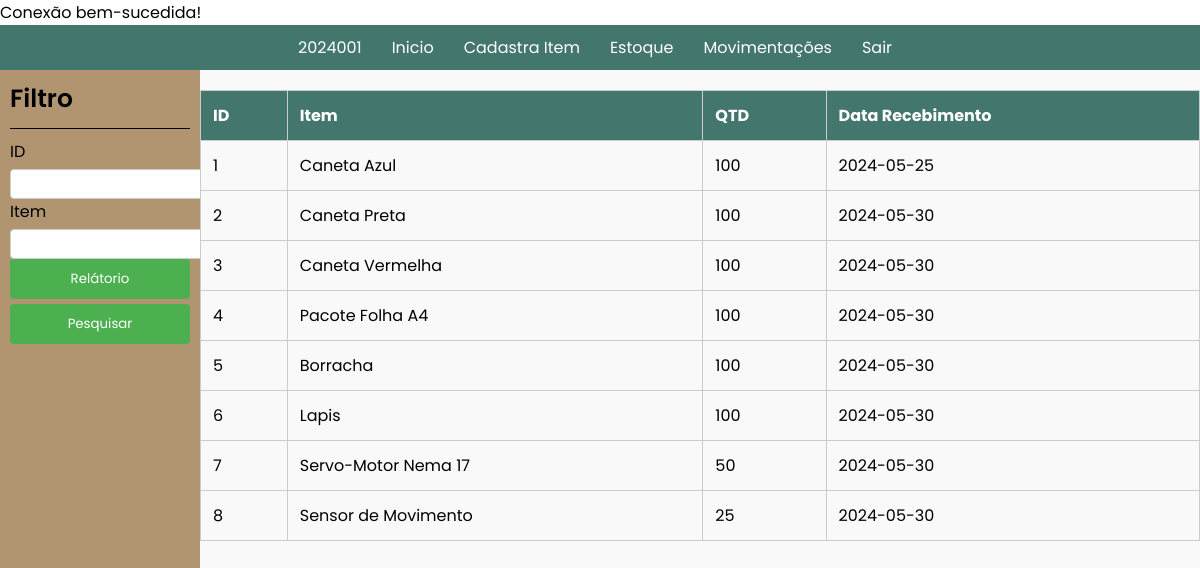
The page /09.Almox_Estoq_Item/index.php (signed in) on the database its author committed.
### tables this page shows
CREATE TABLE `item` (
  `ID_Item` int(11) NOT NULL,
  `Quantidade` int(11) DEFAULT NULL,
  `NomeItem` varchar(100) DEFAULT NULL,
  `DataRecebimento` date DEFAULT NULL
);

### 09.Almox_Estoq_Item/index.php (the view, shortened to what this page needs)
<!DOCTYPE html>
<html lang="en">
<head>
    <link rel="stylesheet" href="style.css">
    <link rel="stylesheet" href="../src/css/reset.css">
    <link rel="stylesheet" href="../src/css/font.css">
    <link rel="stylesheet" href="../src/css/printParametre.css">
</head>
<?php
$atual = $_SESSION['matricula'];
include '../src/db/db_connection.php';
?>
<body>
    <nav>
        <ul>
            <?php
            $menu_items = array(
                $atual => "ID.php",
                "Inicio" => "../06.Almox_Home/index.php",
                "Cadastra Item" => "../07.Almox_Cadastro_Item/index.php",
                "Estoque" => "../09.Almox_Estoq_Item/index.php",
                "Movimentações" => "../08.Almox_Estoq_Mov/index.php",
                "Sair" => "../00.Login/index.php"
            );
            foreach ($menu_items as $label => $url) {
                echo '<li><a href="' . $url . '">' . $label . '</a></li>';
            }
            ?>
        </ul>
    </nav>
    <div class="content">
        <div class="menuLateral">
            <h4>Filtro</h4>
            <form action="" method="get">
                <div>
                        <label for="idItem">ID</label>
                        <input type="number" name="idItem" id="idItem" value="<?php echo isset($_GET['idItem'])? $_GET['idItem']:'';?>">
                    </div>
                    <div>
                        <label for="item">Item</label>
                        <input type="text" name="item" id="item" value="<?php echo isset($_GET['item'])? $_GET['item']:'';?>">
                    </div>
                    <div class="relatorio">
                        <button type="button" onclick="imprimirRelatorio()">Relátorio</button>
                    </div>
                    <div class="pesquisa">
                        <button type="submit">Pesquisar</button>
                    </div>
                </div>
            <div class="dataGrid printableArea">
                <table>
                    <thead>
                        <tr>
                            <th>ID</th>
                            <th>Item</th>
                            <th>QTD</th>
                            <th>Data Recebimento</th>
                        </tr>
                    </thead>
                    <tbody>
                        <?php
                        $sql = "SELECT * FROM item WHERE 1=1";
                        $result = $conn->query($sql);
                        if($result->num_rows > 0){
                            while($row = $result->fetch_assoc()){
                                echo "<tr>
                                <td>{$row['ID_Item']}</td>
                                <td>{$row['NomeItem']}</td>
                                <td>{$row['Quantidade']}</td>
                                <td>{$row['DataRecebimento']}</td>
                              </tr>";
                            }
                        } else {
                            echo "<tr><td colspan='7'>Nenhum registro encontrado</td></tr>";
                        }
                        ?>
                    </tbody>
                </table>
            </div>
    </div>
</body>
</html>

### 09.Almox_Estoq_Item/style.css (style rules this page uses)
html, body { height: 100%; margin: 0; }
body { display: flex; flex-direction: column; margin: 0; padding: 0; }
nav { background-color: #43766c; padding: 10px 0; width: 100%; }
nav ul { list-style-type: none; margin: 0; padding: 0; text-align: center; }
nav ul li { display: inline; margin-right: 10px; }
nav ul li a { color: #fff; text-decoration: none; padding: 5px 10px; }
.content { display: flex; flex: 1; }
.menuLateral { background-color: #B19470; width: 200px; display: flex; flex-direction: column; padding: 10px; }
.dataGrid { flex: 1; background-color: #f9f9f9; }
label { display: block; margin-bottom: 5px; }
input { height: 30px; border: 1px solid #ccc; border-radius: 4px; box-sizing: border-box; }
button { background-color: #4CAF50; color: white; border: none; padding: 10px 20px; border-radius: 4px; cursor: pointer; width: 100%; }
table { width: 100%; border-collapse: collapse; margin-top: 20px; }
th, td { border: 1px solid #ccc; padding: 12px; text-align: left; }
th { background-color: #43766c; color: white; }
.relatorio { margin-bottom: 5px; }
.relatorio { margin-top: auto; }
h4 { font-size: 25px; font-weight: 600; padding-bottom: 10px; border-bottom: 1px solid black; margin-bottom: 10px; }

### rows shown on the page
item: ID_Item "1", NomeItem "Caneta Azul", Quantidade "100", DataRecebimento "2024-05-25"
item: ID_Item "2", NomeItem "Caneta Preta", Quantidade "100", DataRecebimento "2024-05-30"
item: ID_Item "3", NomeItem "Caneta Vermelha", Quantidade "100", DataRecebimento "2024-05-30"
item: ID_Item "4", NomeItem "Pacote Folha A4", Quantidade "100", DataRecebimento "2024-05-30"
item: ID_Item "5", NomeItem "Borracha", Quantidade "100", DataRecebimento "2024-05-30"
item: ID_Item "6", NomeItem "Lapis", Quantidade "100", DataRecebimento "2024-05-30"
item: ID_Item "7", NomeItem "Servo-Motor Nema 17", Quantidade "50", DataRecebimento "2024-05-30"
item: ID_Item "8", NomeItem "Sensor de Movimento", Quantidade "25", DataRecebimento "2024-05-30"

### other values the page prints
$label "2024001"
$label "Inicio"
$label "Cadastra Item"
$label "Estoque"
$label "Movimentações"
$label "Sair"
